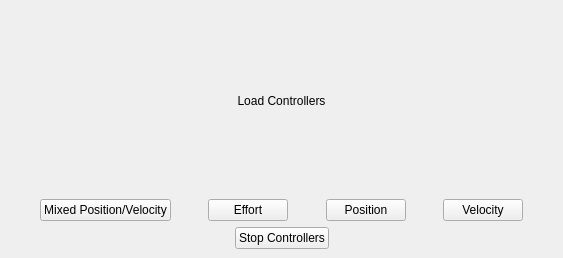
<?xml version="1.0" encoding="UTF-8"?>
<ui version="4.0">
 <class>ChangeControllersDockWidget</class>
 <widget class="QDockWidget" name="ChangeControllersDockWidget">
  <property name="geometry">
   <rect>
    <x>0</x>
    <y>0</y>
    <width>563</width>
    <height>258</height>
   </rect>
  </property>
  <property name="windowTitle">
   <string>Change Controllers</string>
  </property>
  <widget class="QWidget" name="dockWidgetContents">
   <layout class="QVBoxLayout" name="verticalLayout" stretch="0">
    <item>
     <layout class="QGridLayout" name="gridLayout">
      <item row="3" column="0">
       <layout class="QHBoxLayout" name="horizontalLayout">
        <item>
         <spacer name="horizontalSpacer_2">
          <property name="orientation">
           <enum>Qt::Horizontal</enum>
          </property>
          <property name="sizeHint" stdset="0">
           <size>
            <width>40</width>
            <height>20</height>
           </size>
          </property>
         </spacer>
        </item>
        <item>
         <widget class="QPushButton" name="btn_stop">
          <property name="text">
           <string>Stop Controllers</string>
          </property>
         </widget>
        </item>
        <item>
         <spacer name="horizontalSpacer">
          <property name="orientation">
           <enum>Qt::Horizontal</enum>
          </property>
          <property name="sizeHint" stdset="0">
           <size>
            <width>40</width>
            <height>20</height>
           </size>
          </property>
         </spacer>
        </item>
       </layout>
      </item>
      <item row="2" column="0">
       <layout class="QHBoxLayout" name="horizontalLayout_2">
        <item>
         <spacer name="horizontalSpacer_3">
          <property name="orientation">
           <enum>Qt::Horizontal</enum>
          </property>
          <property name="sizeHint" stdset="0">
           <size>
            <width>40</width>
            <height>20</height>
           </size>
          </property>
         </spacer>
        </item>
        <item>
         <widget class="QPushButton" name="btn_mixed">
          <property name="text">
           <string>Mixed Position/Velocity</string>
          </property>
         </widget>
        </item>
        <item>
         <spacer name="horizontalSpacer_4">
          <property name="orientation">
           <enum>Qt::Horizontal</enum>
          </property>
          <property name="sizeHint" stdset="0">
           <size>
            <width>40</width>
            <height>20</height>
           </size>
          </property>
         </spacer>
        </item>
        <item>
         <widget class="QPushButton" name="btn_effort">
          <property name="text">
           <string>Effort</string>
          </property>
         </widget>
        </item>
        <item>
         <spacer name="horizontalSpacer_5">
          <property name="orientation">
           <enum>Qt::Horizontal</enum>
          </property>
          <property name="sizeHint" stdset="0">
           <size>
            <width>40</width>
            <height>20</height>
           </size>
          </property>
         </spacer>
        </item>
        <item>
         <widget class="QPushButton" name="btn_position">
          <property name="text">
           <string>Position</string>
          </property>
         </widget>
        </item>
        <item>
         <spacer name="horizontalSpacer_6">
          <property name="orientation">
           <enum>Qt::Horizontal</enum>
          </property>
          <property name="sizeHint" stdset="0">
           <size>
            <width>40</width>
            <height>20</height>
           </size>
          </property>
         </spacer>
        </item>
        <item>
         <widget class="QPushButton" name="btn_velocity">
          <property name="text">
           <string>Velocity</string>
          </property>
         </widget>
        </item>
        <item>
         <spacer name="horizontalSpacer_7">
          <property name="orientation">
           <enum>Qt::Horizontal</enum>
          </property>
          <property name="sizeHint" stdset="0">
           <size>
            <width>40</width>
            <height>20</height>
           </size>
          </property>
         </spacer>
        </item>
       </layout>
      </item>
      <item row="0" column="0">
       <layout class="QHBoxLayout" name="horizontalLayout_3">
        <item>
         <widget class="QLabel" name="label">
          <property name="text">
           <string>Load Controllers</string>
          </property>
          <property name="alignment">
           <set>Qt::AlignCenter</set>
          </property>
         </widget>
        </item>
       </layout>
      </item>
     </layout>
    </item>
   </layout>
  </widget>
 </widget>
 <resources/>
 <connections/>
</ui>
